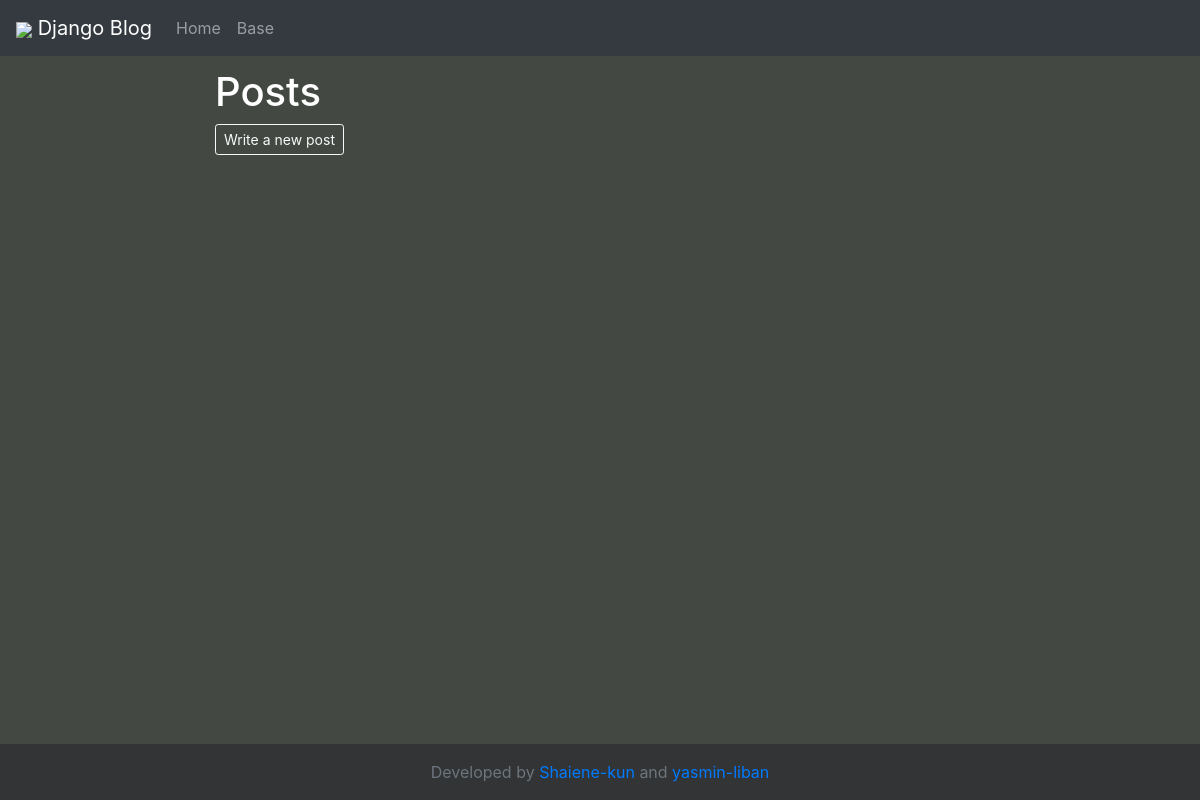
/posts/, run on an earlier commit of the app's database.
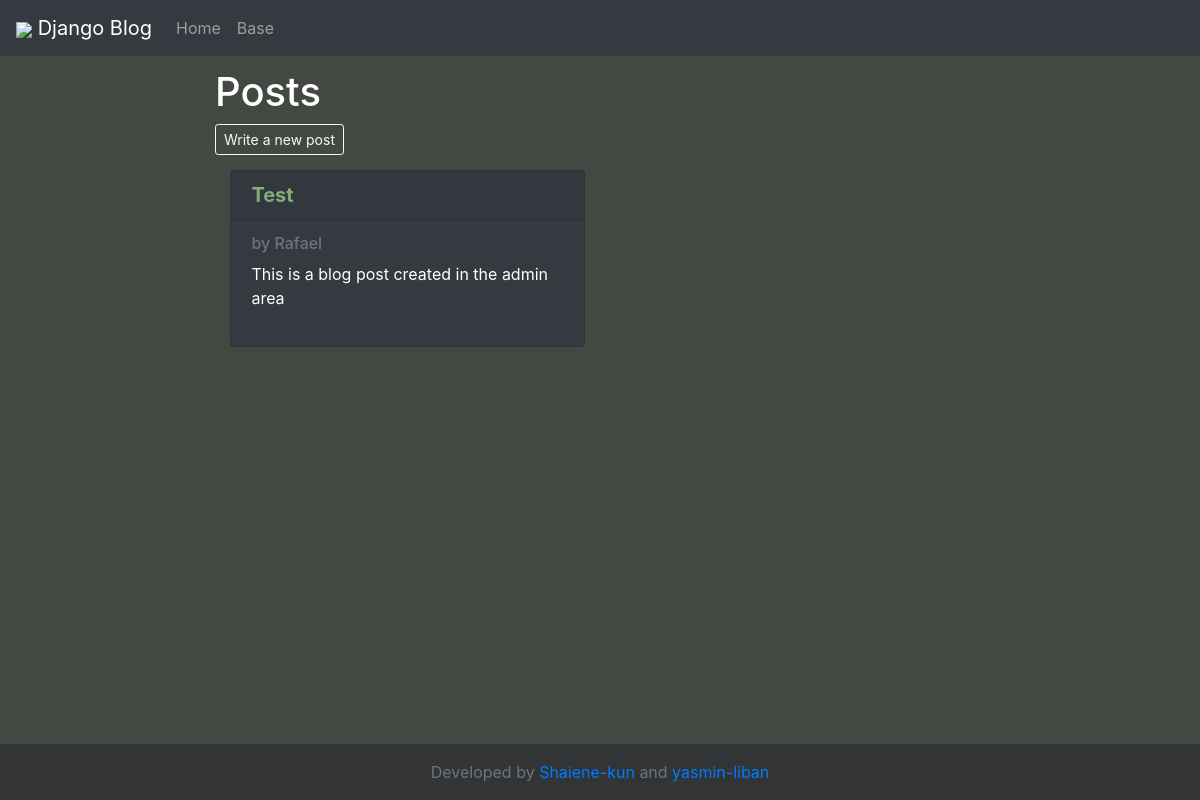
And on a later commit of the database.
### blog/models.py (models this page shows, shortened)
class Post(models.Model):
    title = models.CharField(max_length=255)
    author = models.ForeignKey(User, on_delete=models.CASCADE)
    body = models.TextField()

### blog/views.py (the view)
# urls.py: path('', HomeView.as_view(), name = "home"),
class HomeView(ListView):
    model = Post
    template_name = "posts/home.html"

### templates/posts/home.html
{% extends 'base/base.html'%}
{% block content%}
        <h1 class="title" >Posts</h1>
        <a href="{% url 'blog:postForm'%}">
            <button class="btn btn-sm btn-outline-light" > Write a new post </button>
        </a>
        <div class="container-fluid">
            <div class="row">
                    {% for currentPost in object_list %}
                        <div class="col-sm-6" style="padding:2%;">
                            <div class="card text-white bg-dark mb-3" style="height:100%; width:auto;">
                                <h5 class="card-header" >
                                    <a href="{% url 'blog:article-detail' currentPost.pk %}" > <b> {{ currentPost.title }}</b> </a>
                                </h5>
                                <div class="card-body">
                                    <h6 class="card-subtitle mb-2 text-muted">
                                        by {{currentPost.author}}
                                    </h6>
                                    <p class="card-text">
                                        {{ currentPost.body }}
                                    </p>
                                </div>
                            </div>
                        </div>
                        <br>
                    {% endfor %}
            </div>
        </div>
    </body>
</html>
{% endblock %}

### templates/base/base.html (shortened to what this page needs)
<!doctype html>
<html lang="pt-br">
    <head>
        <link rel="stylesheet" href="https://stackpath.bootstrapcdn.com/bootstrap/4.5.0/css/bootstrap.min.css">
    </head>
    <body>
        <nav class="navbar navbar-expand-lg navbar-dark bg-dark" style="margin-bottom:1%;">
            <a class="navbar-brand" href="#">
                <img src="https://lh3.googleusercontent.com/proxy/Nswz8KFhqyEROl-sdraD-t7RiXcToUSa7hB4hjC_lHPtd6ZTbLkJUhZ-MqsudqFwQ5cO5CdyAc8WX87w1ZJl" style="width: 40px;">
                Django Blog
            </a>
            <div class="collapse navbar-collapse" id="navbarSupportedContent">
                <ul class="navbar-nav mr-auto">
                    <li class="nav-item ">
                        <a class="nav-link" href=" {% url 'blog:home'%}">Home</a>
                    </li>
                    <li class="nav-item">
                        <a class="nav-link" href="{% url 'blog:base' %}">Base</a>
                    </li>
                </ul>
            </div>
        </nav>
        <div class="container-fluid">
            <div class="row">
                <div class="col-sm-2">
                </div>
                <div class="col-sm-8">
        {% block content %}
        {% endblock %}
                <div class="col-sm-2">
                </div>
        <footer class="footer mt-auto py-3">
            <div class="container">
                <span class="text-muted">Developed by <a href="https://github.com/Shaiene-kun" target="_blank">Shaiene-kun</a> and <a href="https://github.com/yasmin-liban" target="_blank">yasmin-liban</a> </span>
            </div>
        </footer>
  </body>
</html>

### templates/base/base.html (style rules this page uses)
.card a { color: rgb(134, 172, 119); }
body { background-color: rgb(67, 73, 66); height: 100%; }
.title { color: white; }
footer { position:fixed; left: 0; bottom: 0; width: 100%; background-color: rgb(50, 52, 53); color: white; text-align: center; margin-top:4%; }

What changed in the data, as far as the page shows it:
added Post: title "Test", author "Rafael", body "This is a blog post created in the admin area"
